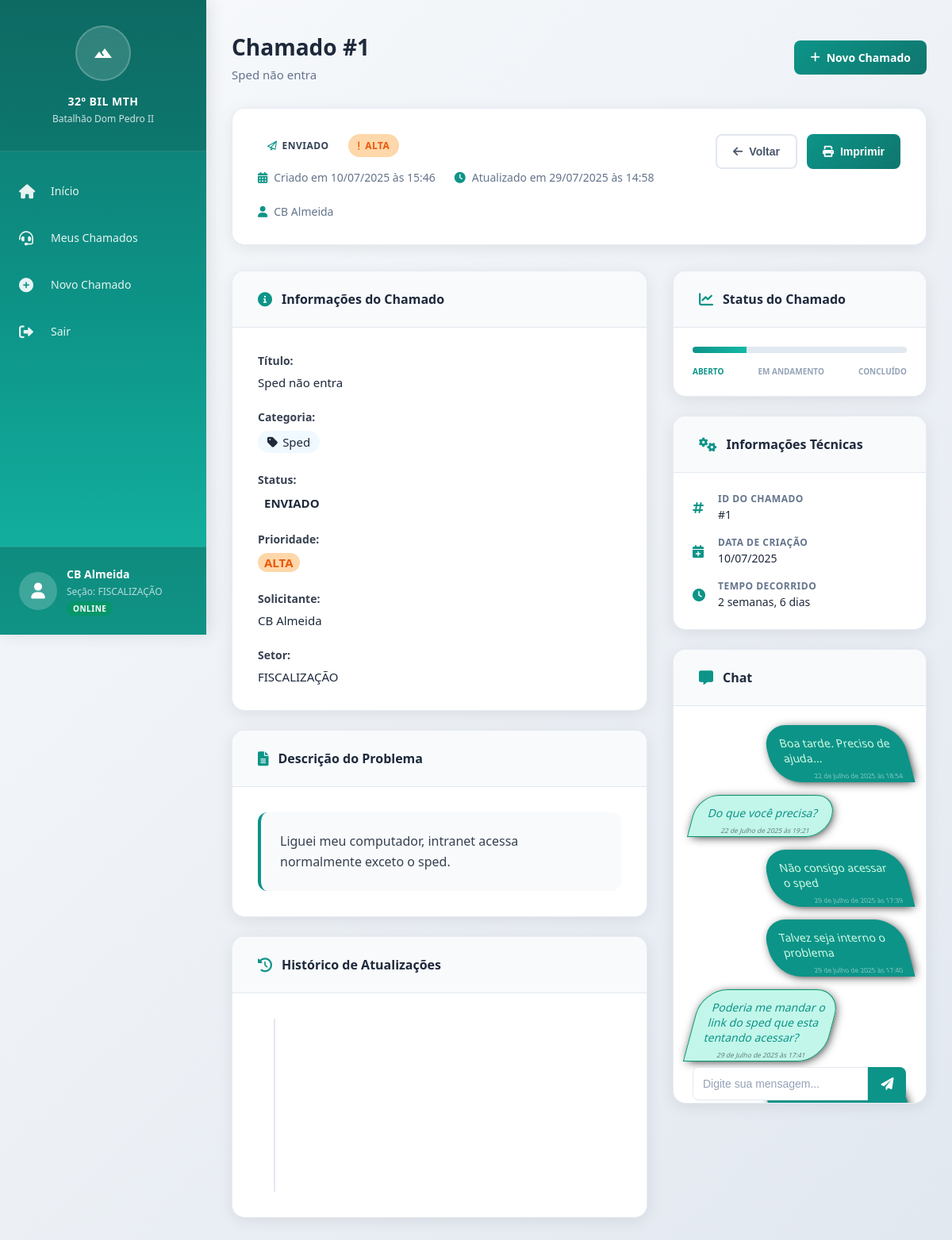
The app's page /view/1/ (signed in) with its own data.
### Calls/models.py (models this page shows, shortened)
class User(AbstractUser):
    nome_de_guerra = models.CharField(max_length=50, null=True, blank=True)
    setor = models.ForeignKey(Setor, on_delete=models.SET_NULL, related_name='usuarios', null=True, blank=True)
    posto_grad = models.ForeignKey(Posto_grad, on_delete=models.SET_NULL, related_name='usuarios', null=True, blank=True)

class Posto_grad(models.Model):
    nome = models.CharField(max_length=50)
    def __str__(self):
        return self.nome

class Setor(models.Model):
    nome = models.CharField(max_length=100)
    def __str__(self):
        return self.nome

class Chamado(models.Model):
    titulo = models.CharField(max_length=200)
    descricao = models.TextField()
    status = models.ForeignKey(StatusChamado, on_delete=models.SET_NULL, related_name='chamados', null=True, blank=True)
    prioridade = models.ForeignKey(PrioridadeChamado, on_delete=models.SET_NULL, related_name='chamados', null=True, blank=True)
    categoriaChamado = models.ForeignKey(CategoriaChamado, on_delete=models.SET_NULL, related_name='chamados', null=True, blank=True)
    data_criacao = models.DateTimeField(auto_now_add=True)
    data_atualizacao = models.DateTimeField(auto_now=True)
    usuario = models.ForeignKey(User, on_delete=models.CASCADE, related_name='chamados')

class StatusChamado(models.Model):
    status = models.CharField(max_length=50)
    data_status = models.DateTimeField(auto_now_add=True)

class PrioridadeChamado(models.Model):
    prioridade = models.CharField(max_length=50)

class CategoriaChamado(models.Model):
    categoria = models.CharField(max_length=50)

class MensagemChamado(models.Model):
    chamado = models.ForeignKey(Chamado, on_delete=models.CASCADE, related_name='mensagens_chamado')
    usuario = models.ForeignKey(User, on_delete=models.CASCADE, related_name='mensagens_usuario')
    mensagem = models.TextField()
    imagem = models.ImageField(upload_to='mensagens/', null=True, blank=True)
    video = models.FileField(upload_to='mensagens/', null=True, blank=True)
    data_envio = models.DateTimeField(auto_now_add=True)
    visualizado = models.BooleanField(default=False)

### Calls/views.py (the view)
# urls.py: path('view/<int:chamado_id>/', views.view, name='view'),
@login_required
def view(request, chamado_id):
    chamado = Chamado.objects.get(id=chamado_id)
    allMenssagens = MensagemChamado.objects.filter(chamado=chamado).order_by('data_envio')
    all_status = StatusChamado.objects.all()
    if request.method == 'POST':
        mensagem = request.POST['mensagem']
        MensagemChamado.objects.create(chamado=chamado, usuario=request.user, mensagem=mensagem)
        return HttpResponseRedirect(reverse('Calls:view', args=[chamado_id]))
    if request.user.is_superuser:
        menssagens = MensagemChamado.objects.exclude(usuario=request.user).filter(chamado=chamado, visualizado=False).order_by('data_envio')
        for mensagem in menssagens:
            mensagem.visualizado = True
            mensagem.save()
        return render(request, 'Calls/view_admin.html', {'chamado': chamado, 'user': request.user, 'mensagens': allMenssagens, 'all_status': all_status})
    else:
        menssagens = MensagemChamado.objects.exclude(usuario=request.user).filter(chamado=chamado, visualizado=False).order_by('data_envio')
        for mensagem in menssagens:
            mensagem.visualizado = True
            mensagem.save()
        return render(request, 'Calls/view.html', {'chamado': chamado, 'user': request.user, 'mensagens': allMenssagens})

### Calls/templates/Calls/view.html (shortened to what this page needs)
{% extends 'Calls/layout_user.html' %}
{% block page_title %}Chamado #{{ chamado.id }}{% endblock %}
{% block page_subtitle %}{{ chamado.titulo }}{% endblock %}
{% block content %}
<div class="chamado-container">
    <div class="chamado-header">
        <div class="chamado-info">
            <div class="chamado-status">
                <span class="status-badge status-{{ chamado.status.status|lower }}">
                    <i class="fa-regular fa-paper-plane"></i>
                    {{ chamado.status.status }}
                </span>
                <span class="prioridade-badge prioridade-{{ chamado.prioridade.prioridade|lower }}">
                    {% if chamado.prioridade.prioridade == 'Alta' %}
                    <i class="fa-solid fa-exclamation"></i>
                    {% elif chamado.prioridade.prioridade == 'Urgente' %}
                    <i class="fa-solid fa-circle-exclamation"></i>
                    {% elif chamado.prioridade.prioridade == Urgentíssimo %}
                    <i class="fa-solid fa-triangle-exclamation"></i>
                    {% else %}
                    <i></i>
                    {% endif %}
                    {{ chamado.prioridade.prioridade }}
                </span>
            </div>
            <div class="chamado-meta">
                <span class="meta-item">
                    <i class="fas fa-calendar-alt"></i>
                    Criado em {{chamado.data_criacao|date:"d/m/Y \\à\\s H:i"}}
                </span>
                <span class="meta-item">
                    <i class="fas fa-clock"></i>
                    Atualizado em {{chamado.data_atualizacao|date:"d/m/Y \\à\\s H:i"}}
                </span>
                <span class="meta-item">
                    <i class="fas fa-user"></i>
                    {{ chamado.usuario.posto_grad }} {{chamado.usuario.nome_de_guerra}}
                </span>
            </div>
        </div>
        <div class="chamado-actions">
            <button class="btn btn-secondary" onclick="history.back()">
                <i class="fas fa-arrow-left"></i>
                Voltar
            </button>
            <button class="btn btn-primary" onclick="window.print()">
                <i class="fas fa-print"></i>
                Imprimir
            </button>
        </div>
    </div>
    <div class="chamado-content">
        <div class="chamado-details">
            <div class="detail-card">
                <div class="card-header">
                    <i class="fas fa-info-circle"></i>
                    <h3>Informações do Chamado</h3>
                </div>
                <div class="card-content">
                    <div class="detail-grid">
                        <div class="detail-item">
                            <label>Título:</label>
                            <span>{{ chamado.titulo }}</span>
                        </div>
                        <div class="detail-item">
                            <label>Categoria:</label>
                            <span class="categoria-tag">
                                <i class="fas fa-tag"></i>
                                {{ chamado.categoriaChamado.categoria }}
                            </span>
                        </div>
                        <div class="detail-item">
                            <label>Status:</label>
                            <span class="status-inline status-{{ chamado.status.status|lower }}">
                                {{ chamado.status.status }}
                            </span>
                        </div>
                        <div class="detail-item">
                            <label>Prioridade:</label>
                            <span class="prioridade-inline prioridade-{{ chamado.prioridade.prioridade|lower }}">
                                {{ chamado.prioridade.prioridade }}
                            </span>
                        </div>
                        <div class="detail-item">
                            <label>Solicitante:</label>
                            <span>{{ chamado.usuario.posto_grad }} {{ chamado.usuario.nome_de_guerra }}</span>
                        </div>
                        <div class="detail-item">
                            <label>Setor:</label>
                            <span>{{ chamado.usuario.setor }}</span>
                        </div>
                    </div>
                </div>
            </div>
            <div class="detail-card">
                <div class="card-header">
                    <i class="fas fa-file-alt"></i>
                    <h3>Descrição do Problema</h3>
                </div>
                <div class="card-content">
                    <div class="descricao-content">
                        {{ chamado.descricao|linebreaks }}
                    </div>
                </div>
            </div>
            <div class="detail-card">
                <div class="card-header">
                    <i class="fas fa-history"></i>
                    <h3>Histórico de Atualizações</h3>
                </div>
                <div class="card-content">
                    <div class="timeline">
                    </div>
                </div>
            </div>
        </div>
        <div class="chamado-sidebar">
            <div class="sidebar-card">
                <div class="card-header">
                    <i class="fas fa-chart-line"></i>
                    <h3>Status do Chamado</h3>
                </div>
                <div class="card-content">
                    <div class="status-progress">
                        <div class="progress-bar">
                            <div class="progress-fill"
                                style="width: {% if chamado.status.status == 'Enviado' %}25%{% elif chamado.status.status == 'Em andamento' %}50%{% elif chamado.status.status == 'Resolvido' %}100%{% else %}0%{% endif %}">
                            </div>
                        </div>
                        <div class="status-steps">
                            <span
                                class="step {% if chamado.status.status == 'Enviado' or chamado.status.status == 'Em Andamento' or chamado.status.status == 'Aguardando' or chamado.status.status == 'Resolvido' %}active{% endif %}">Aberto</span>
                            <span
                                class="step {% if chamado.status.status == 'Em andamento' or chamado.status.status == 'Aguardando' or chamado.status.status == 'Resolvido' %}active{% endif %}">Em
                                Andamento</span>
                            <span
                                class="step {% if chamado.status.status == 'Resolvido' %}active{% endif %}">Concluído</span>
                        </div>
                    </div>
                </div>
            </div>
            <div class="sidebar-card">
                <div class="card-header">
                    <i class="fas fa-cogs"></i>
                    <h3>Informações Técnicas</h3>
                </div>
                <div class="card-content">
                    <div class="tech-info">
                        <div class="tech-item">
                            <i class="fas fa-hashtag"></i>
                            <div>
                                <label>ID do Chamado</label>
                                <span>#{{ chamado.id }}</span>
                            </div>
                        </div>
                        <div class="tech-item">
                            <i class="fas fa-calendar-plus"></i>
                            <div>
                                <label>Data de Criação</label>
                                <span>{{ chamado.data_criacao|date:"d/m/Y" }}</span>
                            </div>
                        </div>
                        <div class="tech-item">
                            <i class="fas fa-clock"></i>
                            <div>
                                <label>Tempo Decorrido</label>
                                <span>{{ chamado.data_criacao|timesince }}</span>
                            </div>
                        </div>
                    </div>
                </div>
            </div>
            <div class="sidebar-card">
                <div class="card-header">
                    <i class="fas fa-message"></i>
                    <h3>Chat</h3>
                </div>
                <div class="card-content" id="Chat">
                    <div class="quick-actions">
                        {% for mensagem in mensagens %}
                        {% if mensagem.usuario == user %}
                        <div class="messageSender"><span class="message">{{mensagem.mensagem}}</span><br><span
                                style="font-size: 0.6em; float: right; margin-bottom: -10px; margin-top: 7px; color: #ffffff7e;">{{mensagem.data_envio}}</span>
                        </div>
                        {% else %}
                        <div class="messageReceiver"><span class="message">{{mensagem.mensagem}}</span><br><span
                                style="font-size: 0.6em; float: right; margin-bottom: -10px; margin-top: 7px; margin-right: 10px; color: #0000007e;">{{mensagem.data_envio}}</span>
                        </div>
                        {% endif %}
                        {% endfor %}
                        <form action="{% url 'Calls:view' chamado.id %}" method="post" class="senderMessage">
                            <input type="text" placeholder="Digite sua mensagem..." class="form-control" id="message"
                                name="mensagem" required>
                            <button class="action-btn">
                                <i class="fas fa-paper-plane"></i>
                            </button>
                        </form>
                    </div>
                </div>
            </div>
        </div>
    </div>
</div>
{% endblock %}

### Calls/templates/Calls/layout_user.html (shortened to what this page needs)
{% load static %}
<!DOCTYPE html>
<html lang="pt-BR">
<head>
    <link href="https://cdnjs.cloudflare.com/ajax/libs/font-awesome/6.0.0/css/all.min.css" rel="stylesheet">
    <link rel="stylesheet" href="{% static 'styles.css' %}">
</head>
<body>
    <div class="container">
        <aside class="sidebar">
            <div class="sidebar-header">
                <div class="logo">
                    <i class="material-icons">terrain</i>
                </div>
                <h3 class="battalion-name">32º BIL Mth</h3>
                <p class="battalion-subtitle">Batalhão Dom Pedro II</p>
            </div>
            <nav>
                <ul class="nav-menu">
                    <li class="nav-item">
                        <a href="{% url 'Calls:index' %}" class="nav-link {% if request.resolver_match.url_name == 'index' %}active{% endif %}">
                            <i class="fas fa-home"></i>
                            <span class="nav-text">Início</span>
                        </a>
                    </li>
                    <li class="nav-item">
                        <a href="{% url 'Calls:user_calls' %}" class="nav-link">
                            <i class="fas fa-headset"></i>
                            <span class="nav-text">Meus Chamados</span>
                        </a>
                    </li>
                    <li class="nav-item">
                        <a href="{% url 'Calls:new_call' %}" class="nav-link">
                            <i class="fas fa-plus-circle"></i>
                            <span class="nav-text">Novo Chamado</span>
                        </a>
                    </li>
                    <li class="nav-item">
                        <a href="{% url 'Calls:logout' %}" class="nav-link">
                            <i class="fa-solid fa-right-from-bracket"></i>
                            <span class="nav-text">Sair</span>
                        </a>
                    </li>
                </ul>
            </nav>
            <div class="user-profile">
                <div class="user-info">
                    <div class="user-avatar">
                        <i class="fas fa-user"></i>
                    </div>
                    <div class="user-details">
                        <h4>{{user.posto_grad}} {{user.nome_de_guerra}}</h4>
                        <p>Seção: {{user.setor}}</p>
                        <span class="user-status">Online</span>
                    </div>
                </div>
            </div>
        </aside>
        <main class="main-content">
            <div class="page-header">
                <div>
                    <h1 class="page-title">{% block page_title %}Bem-vindo{% endblock %}</h1>
                    <p class="page-subtitle">{% block page_subtitle %}Portal de Chamados - Usuário{% endblock %}</p>
                </div>
                <div class="action-buttons">
                    <a href="#" class="btn btn-primary">
                        <i class="fas fa-plus"></i>
                        Novo Chamado
                    </a>
                </div>
            </div>
            {% block content %}
            {% endblock %}
        </main>
    </div>
</body>
</html>

### records on screen
User: posto_grad "CB", nome_de_guerra "Almeida", setor "FISCALIZAÇÃO"
Chamado: id "1", titulo "Sped não entra", status.status "ENVIADO", prioridade.prioridade "ALTA", data_criacao "10/07/2025 às 15:46", data_atualizacao "29/07/2025 às 14:58", usuario.posto_grad "CB", usuario.nome_de_guerra "Almeida", categoriaChamado.categoria "Sped", usuario.setor "FISCALIZAÇÃO", descricao "Liguei meu computador, intranet acessa normalmente exceto o sped.", data_criacao "10/07/2025", data_criacao "2 semanas, 6 dias"
MensagemChamado: mensagem "Boa tarde. Preciso de ajuda...", data_envio "22 de Julho de 2025 às 18:54"
MensagemChamado: mensagem "Do que você precisa?", data_envio "22 de Julho de 2025 às 19:21"
MensagemChamado: mensagem "Não consigo acessar o sped", data_envio "29 de Julho de 2025 às 17:39"
MensagemChamado: mensagem "Talvez seja interno o problema", data_envio "29 de Julho de 2025 às 17:40"
MensagemChamado: mensagem "Poderia me mandar o link do sped que esta tentando acessar?", data_envio "29 de Julho de 2025 às 17:41"
